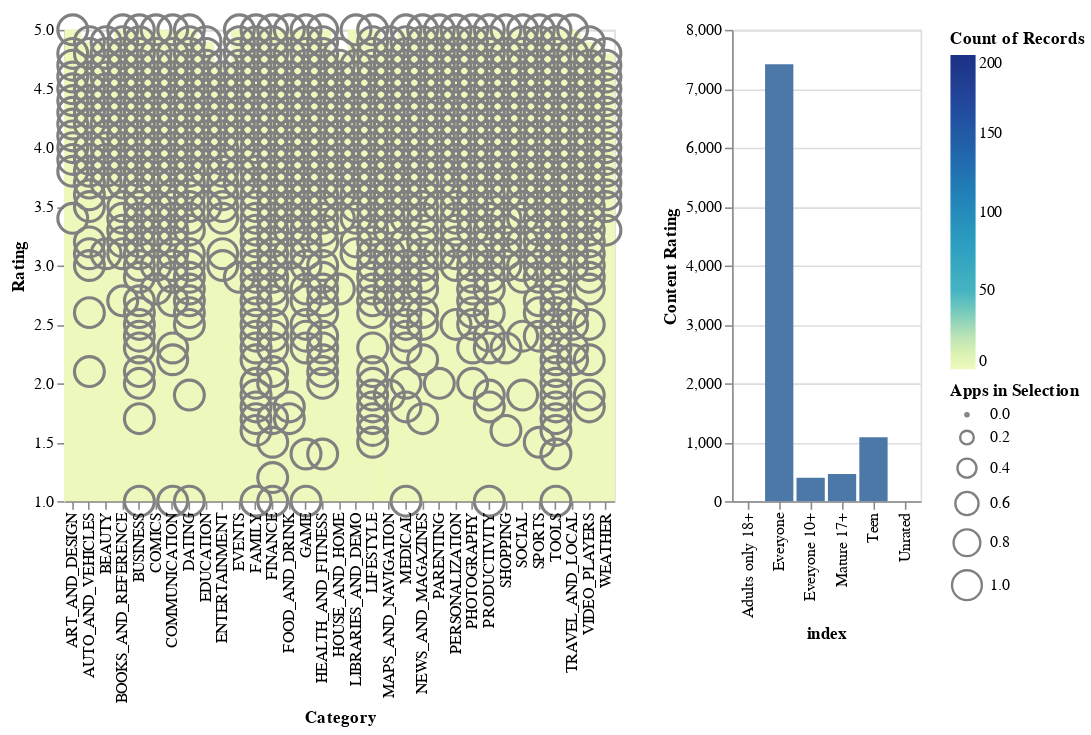

The notebook cell this image was saved under:
### Markdown cell above
## 5

### Code cell
# tạo selection
selected_region = alt.selection(type="single", encodings=['x'])

# heatmap
heatmap = alt.Chart(source).mark_rect().encode(
 x = alt.X('Category:N'),
 y = alt.Y('Rating:Q', scale = alt.Scale(domain = [1, 5])),
 color = alt.Color('count():Q', scale = alt.Scale(domain = [0, 50, 200]))
).properties(
 width=350
)

# scale -> circles
circles = heatmap.mark_point().encode(
    alt.ColorValue('grey'),
    alt.Size('count()',
    legend=alt.Legend(title='Apps in Selection')
    )
)

bars = alt.Chart(count_of_records.reset_index()).mark_bar().encode(
    x = 'index:O',
    y = 'Content Rating:Q'
)

heatmap + circles | bars

### Figure 1 — Vega-Lite specification as saved in the notebook (floating-point values rounded to 4 significant figures; data arrays with more than 128 entries replaced by an {"elided": "..."} marker saying what was removed)
{"config": {"view": {"continuousWidth": 400, "continuousHeight": 300}}, "hconcat": [{"layer": [{"mark": "rect", "encoding": {"color": {"type": "quantitative", "aggregate": "count", "scale": {"domain": [0, 50, 200]}}, "x": {"type": "nominal", "field": "Category"}, "y": {"type": "quantitative", "field": "Rating", "scale": {"domain": [1, 5]}}}, "width": 350}, {"mark": "point", "encoding": {"color": {"value": "grey"}, "size": {"type": "quantitative", "aggregate": "count", "legend": {"title": "Apps in Selection"}}, "x": {"type": "nominal", "field": "Category"}, "y": {"type": "quantitative", "field": "Rating", "scale": {"domain": [1, 5]}}}, "width": 350}], "data": {"name": "data-6b093e5911da2890c3fa2b71a4420ef6"}}, {"data": {"name": "data-64bf431653344a4cbe3726051dc8e441"}, "mark": "bar", "encoding": {"x": {"type": "ordinal", "field": "index"}, "y": {"type": "quantitative", "field": "Content Rating"}}}], "$schema": "https://vega.github.io/schema/vega-lite/v4.8.1.json", "datasets": {"data-6b093e5911da2890c3fa2b71a4420ef6": {"elided": "768 records"}, "data-64bf431653344a4cbe3726051dc8e441": [{"index": "Everyone", "Content Rating": 7414}, {"index": "Teen", "Content Rating": 1084}, {"index": "Mature 17+", "Content Rating": 461}, {"index": "Everyone 10+", "Content Rating": 397}, {"index": "Adults only 18+", "Content Rating": 3}, {"index": "Unrated", "Content Rating": 1}]}}
